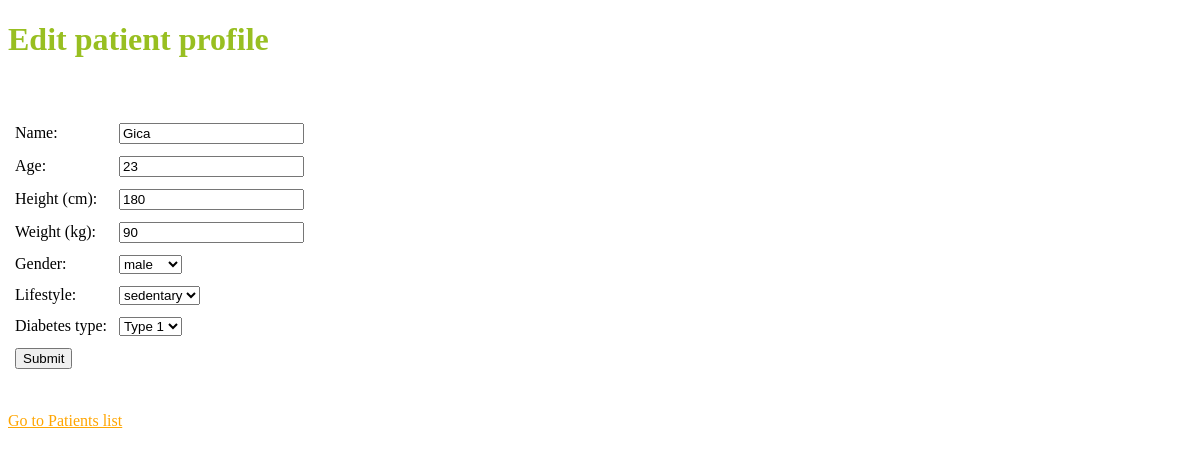
The app's page /profile.php?patient=1, older data.
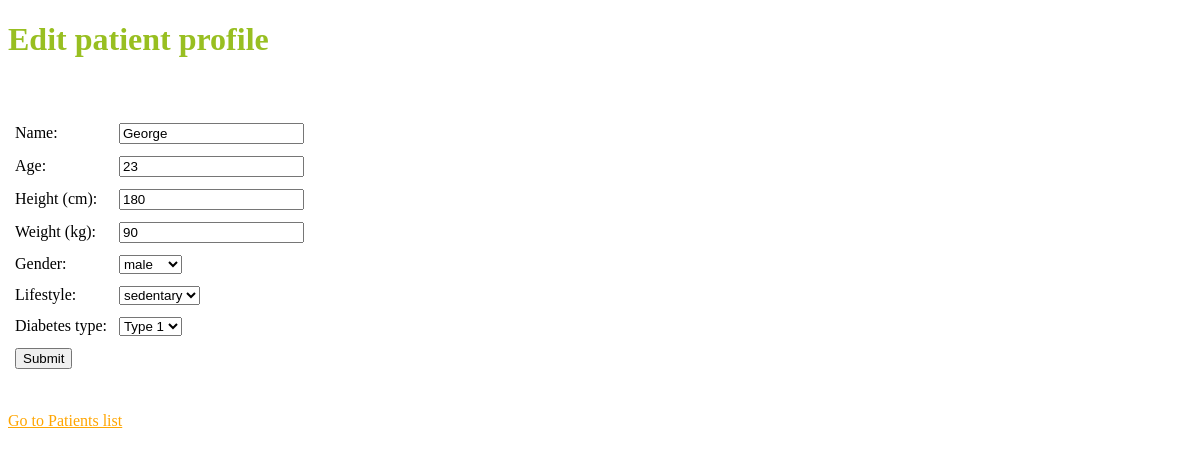
The same page, newer data.
### tables this page shows
CREATE TABLE IF NOT EXISTS `patient` (
  `id` int(11) NOT NULL AUTO_INCREMENT,
  `name` varchar(100) NOT NULL,
  `age` int(2) NOT NULL,
  `gender` int(11) NOT NULL,
  `height` int(3) NOT NULL,
  `weight` int(3) NOT NULL,
  `lifestyle` int(11) NOT NULL,
  `diabetesType` int(11) NOT NULL,
  PRIMARY KEY (`id`)
);

### Classes/PatientProfile.php (called while the page is built, shortened)
<?php
class PatientProfile {
    private $name;
    private $age;
    private $gender;
    private $height;
    private $weight;
    private $lifestyle;
    private $diabetesType;
    public function getName() {
        return $this->name;
    }
    public function getAge() {
        return $this->age;
    }
    public function getGender() {
        return $this->gender;
    }
    public function getHeight() {
        return $this->height;
    }
    public function getWeight() {
        return $this->weight;
    }
    public function getLifestyle() {
        return $this->lifestyle;
    }
    public function getDiabetesType() {
        return $this->diabetesType;
    }
    public function load($id) {
        $sql = "SELECT * FROM patient
                WHERE id = {$id}";
        $result = mysql_query($sql);
        $row = mysql_fetch_assoc($result);
        $this->name = $row['name'];
        $this->age = $row['age'];
        $this->gender = $row['gender'];
        $this->height = $row['height'];
        $this->weight = $row['weight'];
        $this->lifestyle = $row['lifestyle'];
        $this->diabetesType = $row['diabetesType'];
        return true;
    }
}
?>

### Classes/HelpClass.php (called while the page is built, shortened)
<?php
class HelpClass {
    public static function getGenders() {
        $sql = "SELECT * FROM gender";
        $result = mysql_query($sql);
        while ($row = mysql_fetch_assoc($result)) {
            $genders[$row['id']] = $row['name'];
        }
        return $genders;
    }
    public static function getDiabetesTypes() {
        $sql = "SELECT * FROM diabetesType";
        $result = mysql_query($sql);
        $types = array();
        while ($row = mysql_fetch_assoc($result)) {
            $types[$row['id']] = $row['name'];
        }
        return $types;
    }
    public static function getLifestyles() {
        $sql = "SELECT * FROM lifestyle";
        $result = mysql_query($sql);
        $lifestyles = array();
        while ($row = mysql_fetch_assoc($result)) {
            $lifestyles[$row['id']] = $row['name'];
        }
        return $lifestyles;
    }
}
?>

### profile.php (the view, shortened to what the changed rows need)
<?php
include_once('Classes/HelpClass.php');
include_once('Classes/PatientProfile.php');
$genders = HelpClass::getGenders();
$diabetesTypes = HelpClass::getDiabetesTypes();
$lifestyles = HelpClass::getLifestyles();
$error = '';
$index = strpos($_SERVER['REQUEST_URI'], '?patient');
$redirectUrl = substr($_SERVER['REQUEST_URI'], 0, $index);
if ($_SERVER["REQUEST_METHOD"] == "POST") {
    if (!empty($_POST['name']) && !empty($_POST['age']) && !empty($_POST['height']) && !empty($_POST['weight'])) {
        if (!is_numeric($_POST['age'])) {
            $error = "Age must be numeric.";
        } elseif ($_POST['age'] > 120) {
            $error = "You are too old to be alive.";
        }
        if (!is_numeric($_POST['height']) || $_POST['height'] <= 0) {
            $error .= "</br> Height must be a positive number.";
        } elseif ($_POST['height'] > 220) {
            $error .= "</br>Unrealistic height.";
        }
        if (!is_numeric($_POST['weight']) || $_POST['weight'] <= 0) {
            $error .= "</br>Weight must be a positive number.";
        } elseif ($_POST['weight'] > 400) {
            $error .= " </br>Unrealistic height.";
        }
        if (empty($error)) {
            $patient = new PatientProfile();
            if (isset($_GET['patient'])) {
                $patient->load($_GET['patient']);
            }
            $patient->setName($_POST['name']);
            $patient->setAge($_POST['age']);
            $patient->setGender($_POST['gender']);
            $patient->setHeight($_POST['height']);
            $patient->setWeight($_POST['weight']);
            $patient->setLifestyle($_POST['lifestyle']);
            $patient->setDiabetesType($_POST['diabetesType']);
            if (!$patient->save()) {
                $error = "Unable to save patient profile.";
            } else {
                $success = true;
            }
        }
    } else {
        $error = "You must fill in all fields.";
    }
} else {
    if (isset($_GET['patient'])) {
        $patient = new PatientProfile();
        if (!$patient->load($_GET['patient'])) {
            header("Location: $redirectUrl");
        }
    } else {
    }
}
?>
<!DOCTYPE html>
<html>
    <head>
         <link rel="stylesheet" type="text/css" href="css/styles.css">
    </head>
    <body>
        <h1>  <?php echo!isset($patient) ? 'Add patient profile' : 'Edit patient profile' ?>
        </h1>
        <?php if (!isset($success) || $success == null): ?>
            <form action="" method="post">
                <table>
                    <tbody>
                        <tr>
                            <td>Name:
                            </td>
                            <td>
                                <input type="text" id="name" name="name" value="<?php echo isset($patient) ? $patient->getName() : '' ?>"/>
                            </td>
                        </tr>
                        <tr>
                            <td>Age:
                            </td>
                            <td>
                                <input type="text" id="age" name="age" value="<?php echo isset($patient) ? $patient->getAge() : '' ?>"/>
                            </td>
                        </tr>
                        <tr>
                            <td>Height (cm):
                            </td>
                            <td>
                                <input type="text" id="height" name="height" value="<?php echo isset($patient) ? $patient->getHeight() : '' ?>"/>
                            </td>
                        </tr>
                        <tr>
                            <td>Weight (kg):
                            </td>
                            <td>
                                <input type="text" id="weight" name="weight" value="<?php echo isset($patient) ? $patient->getWeight() : '' ?>"/>
                            </td>
                        </tr>
                        <tr>
                            <td>Gender:
                            </td>
                            <td>
                                <select id="gender" name="gender">
                                    <?php
                                    foreach ($genders as $key => $gender) {
                                        echo ('<option value="' . $key . '"');
                                        echo (isset($patient) && $patient->getGender() == $key ? ' selected ' : ' ' );
                                        echo ">$gender</option>";
                                    }
                                    ?>
                                </select>
                            </td>
                        </tr>
                        <tr>
                            <td>Lifestyle:
                            </td>
                            <td>
                                <select id="lifestyle" name="lifestyle">
                                    <?php
                                    foreach ($lifestyles as $key => $lifestyle) {
                                        echo ('<option value="' . $key . '"');
                                        echo (isset($patient) && $patient->getLifestyle() == $key ? ' selected ' : ' ' );
                                        echo ">$lifestyle</option>";
                                    }
                                    ?>
                                </select>
                            </td>
                        </tr>
                        <tr>
                            <td>Diabetes type:
                            </td>
                            <td>
                                <select id="diabetesType" name="diabetesType">
                                    <?php
                                    foreach ($diabetesTypes as $key => $diabetesType) {
                                        echo ('<option value="' . $key . '"');
                                        echo (isset($patient) && $patient->getDiabetesType() == $key ? ' selected ' : ' ' );
                                        echo ">$diabetesType</option>";
                                    }
                                    ?>
                                </select>
                            </td>
                        </tr>
                        <tr>
                            <td colspan = "2" style = "align: right;">
                                <input type = "submit" value = "Submit"/>
                            </td>
                        </tr>
                    </tbody>
                </table>
            </form>
        <?php endif ?>
    </body>
</html>

Row changes from the older to the newer data that the page shows:
changed patient "male": name "Gica" → "George"
